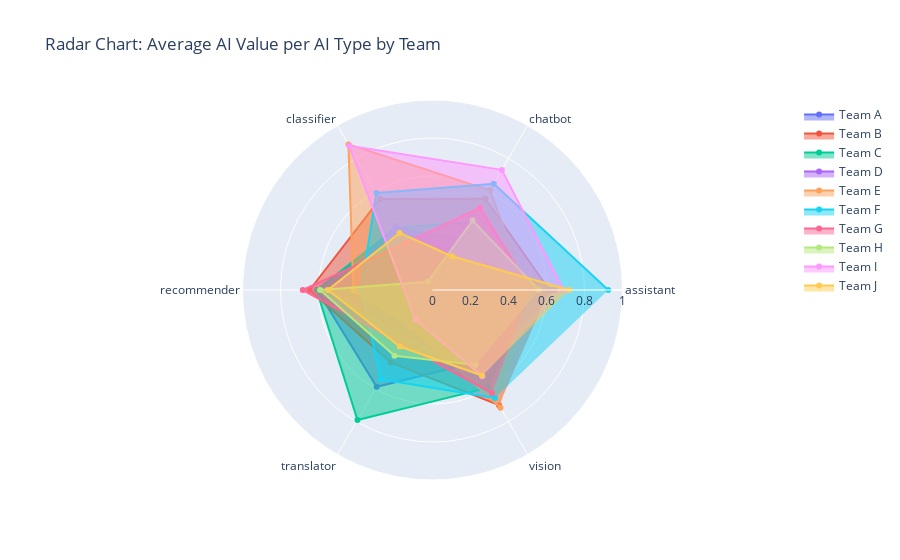

Notebook cell for this chart:
### Code cell
team_profiles = df.groupby(['team', 'ai_type']).agg({'ai_value': 'mean'}).reset_index()
teams_to_plot = team_profiles['team'].unique()

fig10 = go.Figure()

for team in teams_to_plot:
    subset = team_profiles[team_profiles['team'] == team]
    fig10.add_trace(go.Scatterpolar(
        r=subset['ai_value'],
        theta=subset['ai_type'],
        fill='toself',
        name=team
    ))

fig10.update_layout(
    polar=dict(radialaxis=dict(visible=True, range=[0, 1])),
    title="Radar Chart: Average AI Value per AI Type by Team",
    showlegend=True
)
fig10.show()

### Figure 1 — Plotly figure (JSON) as saved in the notebook; plotly's stock layout.template omitted (floating-point values rounded to 4 significant figures)
{"data": [{"fill": "toself", "name": "Team A", "r": [0.03, 0.3075, 0.378, 0.6075, 0.588, 0.4425], "theta": ["assistant", "chatbot", "classifier", "recommender", "translator", "vision"], "type": "scatterpolar"}, {"fill": "toself", "name": "Team B", "r": [0.615, 0.555, 0.5533, 0.6467, 0.44, 0.7], "theta": ["assistant", "chatbot", "classifier", "recommender", "translator", "vision"], "type": "scatterpolar"}, {"fill": "toself", "name": "Team C", "r": [0.535, 0.4133, 0.3786, 0.61, 0.79, 0.5933], "theta": ["assistant", "chatbot", "classifier", "recommender", "translator", "vision"], "type": "scatterpolar"}, {"fill": "toself", "name": "Team D", "r": [0.6425, 0.3883, 0.52, 0.275, 0.5], "theta": ["assistant", "classifier", "recommender", "translator", "vision"], "type": "scatterpolar"}, {"fill": "toself", "name": "Team E", "r": [0.495, 0.6067, 0.885, 0.4167, 0.2233, 0.715], "theta": ["assistant", "chatbot", "classifier", "recommender", "translator", "vision"], "type": "scatterpolar"}, {"fill": "toself", "name": "Team F", "r": [0.925, 0.645, 0.59, 0.3767, 0.5425, 0.6567], "theta": ["assistant", "chatbot", "classifier", "recommender", "translator", "vision"], "type": "scatterpolar"}, {"fill": "toself", "name": "Team G", "r": [0.518, 0.5, 0.286, 0.6825, 0.626], "theta": ["assistant", "chatbot", "classifier", "recommender", "vision"], "type": "scatterpolar"}, {"fill": "toself", "name": "Team H", "r": [0.56, 0.422, 0.05, 0.5914, 0.4, 0.455], "theta": ["assistant", "chatbot", "classifier", "recommender", "translator", "vision"], "type": "scatterpolar"}, {"fill": "toself", "name": "Team I", "r": [0.69, 0.73, 0.8767, 0.18, 0.5243], "theta": ["assistant", "chatbot", "classifier", "translator", "vision"], "type": "scatterpolar"}, {"fill": "toself", "name": "Team J", "r": [0.72, 0.205, 0.3467, 0.55, 0.3438, 0.52], "theta": ["assistant", "chatbot", "classifier", "recommender", "translator", "vision"], "type": "scatterpolar"}], "layout": {"polar": {"radialaxis": {"range": [0, 1], "visible": true}}, "showlegend": true, "title": {"text": "Radar Chart: Average AI Value per AI Type by Team"}}}
